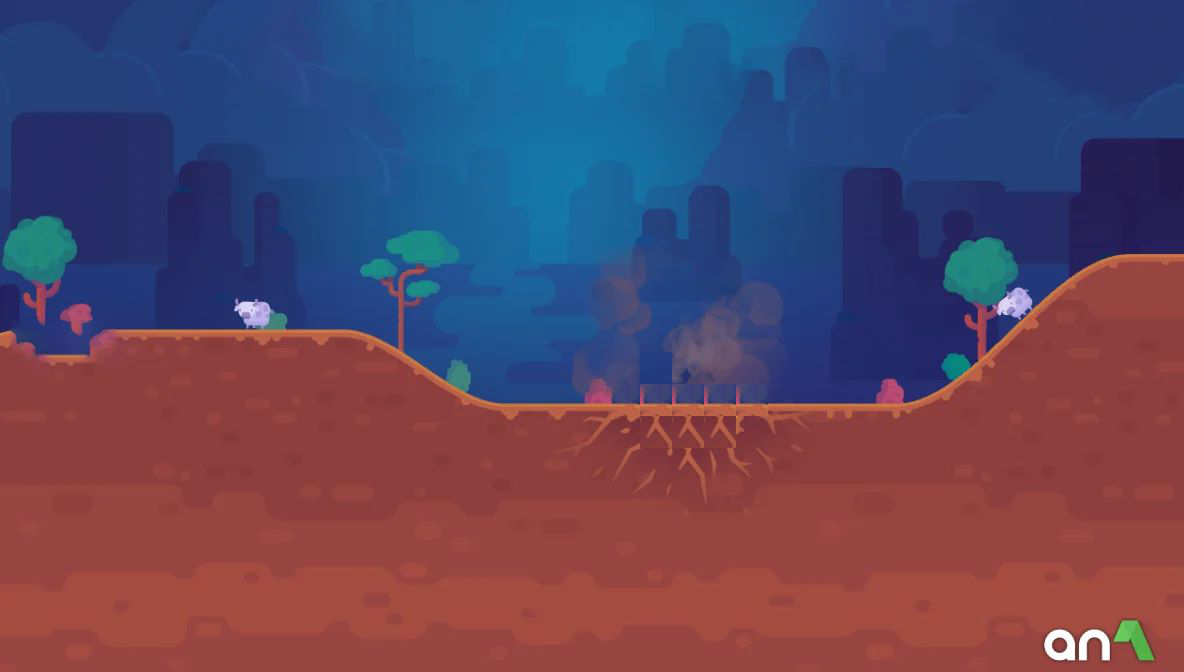

This is a level from a 2D game, rendered from its Tiled map with the project's own tilesets. A one-line summary and the map file follow, with tile-layer data summarised:
An orthogonal 37x21 tile map with 32x32 px tiles, 1 tile layer (Tile Layer 1).

<map version="1.9" tiledversion="1.9.2" orientation="orthogonal" renderorder="right-down" width="37" height="21" tilewidth="32" tileheight="32" infinite="0" nextlayerid="2" nextobjectid="1">
 <tileset firstgid="1" source="assets/terrain.tsx" />
 <layer id="1" name="Tile Layer 1" width="37" height="21">
  <data>[777 cells, 777 non-empty, 769 distinct tile ids]</data>
 </layer>
</map>